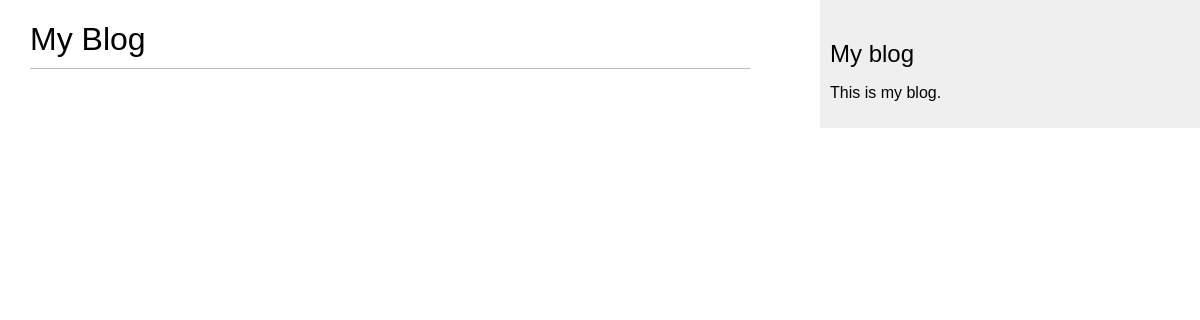
The page /blog/ on the database as committed earlier.
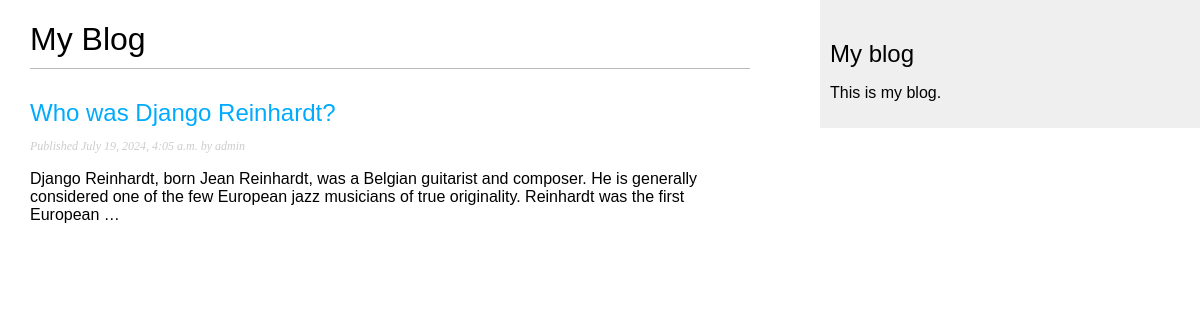
The same page on the database as committed later.
### blog/models.py (models this page shows, shortened)
class Post(models.Model):
    class Status(models.TextChoices):
        DRAFT = 'DF', 'Draft'
        PUBLISHED = 'PB', 'Published'
    title = models.CharField(max_length=250)
    slug = models.SlugField(max_length=250, unique_for_date='publish')
    author = models.ForeignKey(User, on_delete=models.CASCADE, related_name='blog_posts')
    body = models.TextField()
    publish = models.DateTimeField(default=timezone.now)
    created = models.DateTimeField(auto_now_add=True)
    update = models.DateTimeField(auto_now=True)
    status = models.CharField(max_length=2, choices=Status.choices,
                              default=Status.DRAFT)
    objects = models.Manager()
    published = PublishedManager()
    class Meta:
        ordering = ['-publish']
        indexes = [
            models.Index(fields=['-publish']),
        ]
    def get_absolute_url(self):
        return reverse('blog:post_detail', args=[self.id])

### blog/views.py (the view)
# urls.py: path('', views.post_list, name = 'post_list'),
def post_list(request):
    posts = Post.published.all()
    return render(request, 'blog/post/list.html',{'posts': posts})

### blog/models.py (called while the page is built)
    def get_queryset(self):
        return super().get_queryset().filter(status=Post.Status.PUBLISHED)

### blog/templates/blog/post/list.html (shortened to what this page needs)
{% extends "blog/base.html" %}
{% block content %}
  <h1>My Blog</h1>
  {% for post in posts %}
    <h2>
        <a href="{{ post.get_absolute_url }}">
            {{ post.title }}
        </a>
    </h2>
    <p class="date">
        Published {{ post.publish }} by {{ post.author }}
    </p>
    {{ post.body|truncatewords:30|linebreaks }}
   {% endfor %}
{% endblock %}

### blog/templates/blog/base.html (shortened to what this page needs)
{% load static %}
<!DOCTYPE html>
<html lang="en">
<head>
    <link rel="stylesheet" href="{% static "css/blog.css" %}">
</head>
<body>
    <div id="content">
        {% block content %}
        {% endblock %}
    </div>
    <div id="sidebar">
        <h2>My blog</h2>
        <p>This is my blog.</p>
    </div>
</body>
</html>

### blog/static/css/blog.css (style rules this page uses)
body { margin:0; padding:0; font-family:helvetica, sans-serif; }
a { color:#00abff; text-decoration:none; }
h1 { font-weight:normal; border-bottom:1px solid #bbb; padding:0 0 10px 0; }
h2 { font-weight:normal; margin:30px 0 0; }
#content { float:left; width:60%; padding:0 0 0 30px; }
#sidebar { float:right; width:30%; padding:10px; background:#efefef; height:100%; }
p.date { color:#ccc; font-family: georgia, serif; font-size: 12px; font-style: italic; }

Rows that differ between the two databases and show on the page:
now on this page (row edited): Post: title "Who was Django Reinhardt?", publish "July 19, 2024, 4:05 a.m.", author "admin", body "Django Reinhardt, born Jean Reinhardt, was a Belgian guitarist and composer. He is generally considered one of the few European jazz musicians of true originality. Reinhardt was the first European …"
